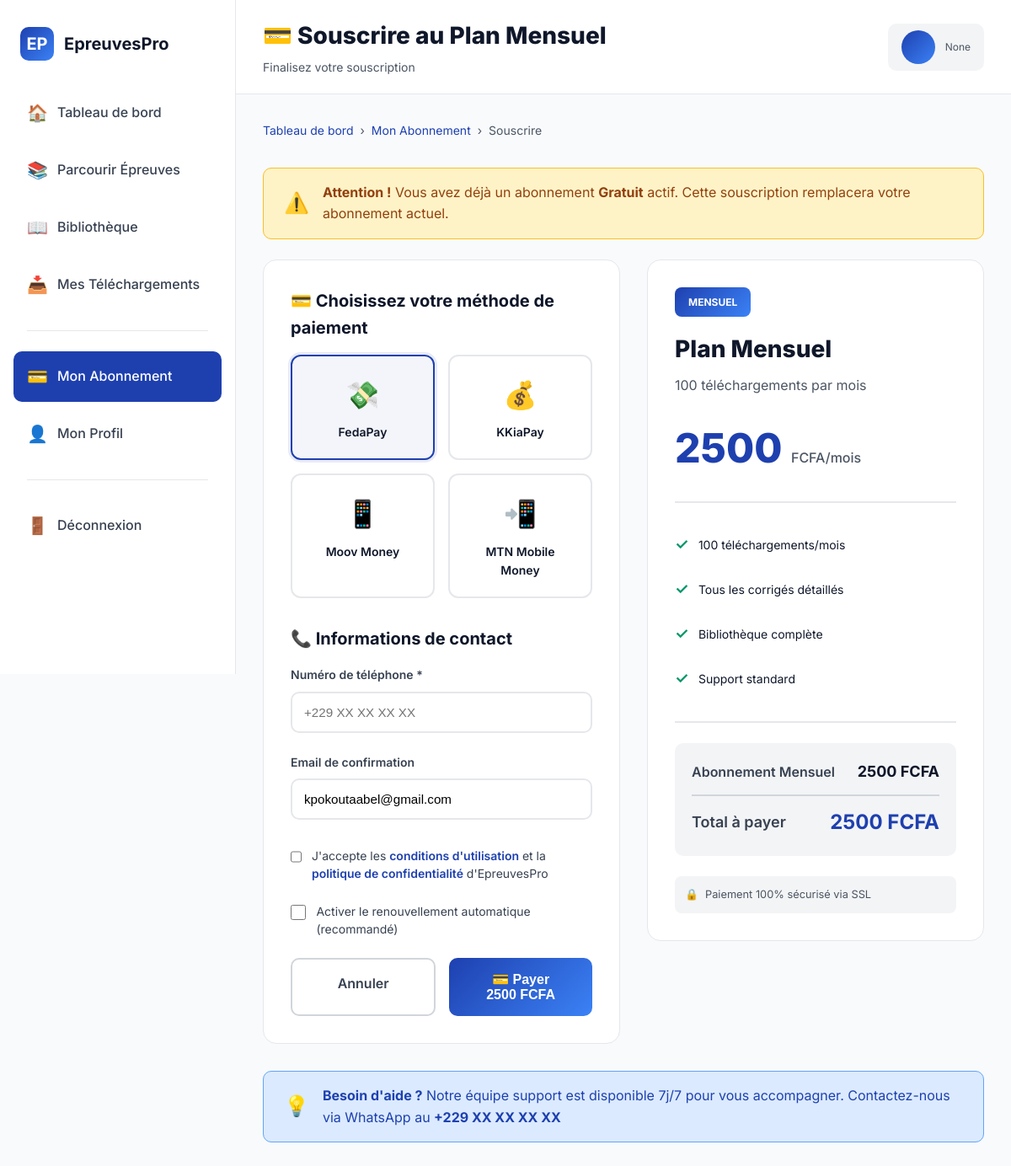
The app's page /dashboard/souscrire/mensuel/ (signed in) with its own data.
### abonnements/models.py (models this page shows, shortened)
class PlanAbonnement(models.Model):
    TYPE_CHOICES = [
        ('gratuit', 'Gratuit'),
        ('mensuel', 'Mensuel'),
        ('annuel', 'Annuel'),
    ]
    nom = models.CharField(max_length=100, verbose_name="Nom du plan")
    type_plan = models.CharField(max_length=20, choices=TYPE_CHOICES, unique=True)
    prix = models.DecimalField(
        max_digits=10,
        decimal_places=2,
        validators=[MinValueValidator(Decimal('0.00'))],
        verbose_name="Prix"
    )
    limite_telechargements = models.IntegerField(
        default=0,
        help_text="0 = illimité",
        verbose_name="Limite de téléchargements"
    )
    description = models.TextField(blank=True, null=True)
    est_actif = models.BooleanField(default=True, verbose_name="Actif")
    ordre = models.IntegerField(default=0, help_text="Ordre d'affichage")
    class Meta:
        verbose_name = "Plan d'abonnement"
        verbose_name_plural = "Plans d'abonnement"
        ordering = ['ordre', 'prix']

class Abonnement(models.Model):
    user = models.OneToOneField(
        settings.AUTH_USER_MODEL,  # ← Changement ici
        on_delete=models.CASCADE,
        related_name='abonnement',
        verbose_name="Utilisateur"
    )
    plan = models.ForeignKey(
        PlanAbonnement,
        on_delete=models.PROTECT,
        related_name='abonnements',
        verbose_name="Plan"
    )
    date_debut = models.DateTimeField(auto_now_add=True, verbose_name="Date de début")
    date_fin = models.DateTimeField(verbose_name="Date de fin")
    est_actif = models.BooleanField(default=True, verbose_name="Actif")
    renouvellement_auto = models.BooleanField(default=False, verbose_name="Renouvellement automatique")
    telechargements_utilises = models.IntegerField(
        default=0,
        verbose_name="Téléchargements utilisés ce mois"
    )
    class Meta:
        verbose_name = "Abonnement"
        verbose_name_plural = "Abonnements"
        ordering = ['-date_debut']

### accounts/models.py (models this page shows, shortened)
class CustomUser(AbstractUser):
    CLASSE_CHOICES = [
        ('6eme', '6ème'),
        ('5eme', '5ème'),
        ('4eme', '4ème'),
        ('3eme', '3ème'),
        ('seconde', 'Seconde'),
        ('premiere', 'Première'),
        ('terminale', 'Terminale'),
    ]
    telephone = models.CharField(
        max_length=20,
        blank=True,
        null=True,
        verbose_name="Téléphone"
    )
    classe = models.CharField(
        max_length=20,
        choices=CLASSE_CHOICES,
        blank=True,
        null=True,
        verbose_name="Classe"
    )
    photo = models.ImageField(
        upload_to='users/photos/',
        blank=True,
        null=True,
        verbose_name="Photo de profil"
    )
    date_inscription = models.DateTimeField(
        auto_now_add=True,
        verbose_name="Date d'inscription"
    )
    groups = models.ManyToManyField(
        'auth.Group',
        verbose_name='groups',
        blank=True,
        help_text='The groups this user belongs to.',
        related_name='customuser_set',  # ← Ajout du related_name
        related_query_name='customuser',
    )
    user_permissions = models.ManyToManyField(
        'auth.Permission',
        verbose_name='user permissions',
        blank=True,
        help_text='Specific permissions for this user.',
        related_name='customuser_set',  # ← Ajout du related_name
        related_query_name='customuser',
    )
    class Meta:
        verbose_name = "Utilisateur"
        verbose_name_plural = "Utilisateurs"

### dashboard/views.py (the view)
# urls.py: path('souscrire/<str:plan_slug>/', views.souscrire_abonnement, name='souscrire_abonnement'),
@login_required
def souscrire_abonnement(request, plan_slug):
    from abonnements.models import PlanAbonnement
    plan = get_object_or_404(PlanAbonnement, type_plan=plan_slug, est_actif=True)
    abonnement_actuel = None
    try:
        abonnement_actuel = Abonnement.objects.get(user=request.user, est_actif=True)
    except Abonnement.DoesNotExist:
        pass
    context = {
        'plan': plan,
        'abonnement_actuel': abonnement_actuel,
    }
    return render(request, 'dashboard/souscrire_abonnement.html', context)

### dashboard/templates/dashboard/souscrire_abonnement.html (shortened to what this page needs)
{% load static %}
<!DOCTYPE html>
<html lang="fr">
<head>
</head>
<body>
    <aside class="sidebar" id="sidebar">
        <a href="{% url 'core:accueil' %}" class="sidebar-logo">
            <div class="logo-icon">EP</div>
            <span class="logo-text">EpreuvesPro</span>
        </a>
        <ul class="sidebar-menu">
            <li class="menu-item">
                <a href="{% url 'dashboard:dashboard' %}" class="menu-link">
                    <span class="menu-icon">🏠</span>
                    <span>Tableau de bord</span>
                </a>
            </li>
            <li class="menu-item">
                <a href="{% url 'dashboard:parcourir_epreuves' %}" class="menu-link">
                    <span class="menu-icon">📚</span>
                    <span>Parcourir Épreuves</span>
                </a>
            </li>
            <li class="menu-item">
                <a href="{% url 'dashboard:bibliotheque' %}" class="menu-link">
                    <span class="menu-icon">📖</span>
                    <span>Bibliothèque</span>
                </a>
            </li>
            <li class="menu-item">
                <a href="{% url 'dashboard:mes_telechargements' %}" class="menu-link">
                    <span class="menu-icon">📥</span>
                    <span>Mes Téléchargements</span>
                </a>
            </li>
            <div class="menu-divider"></div>
            <li class="menu-item">
                <a href="{% url 'dashboard:mon_abonnement' %}" class="menu-link active">
                    <span class="menu-icon">💳</span>
                    <span>Mon Abonnement</span>
                </a>
            </li>
            <li class="menu-item">
                <a href="#" class="menu-link">
                    <span class="menu-icon">👤</span>
                    <span>Mon Profil</span>
                </a>
            </li>
            <div class="menu-divider"></div>
            <li class="menu-item">
                <a href="{% url 'accounts:logout' %}" class="menu-link">
                    <span class="menu-icon">🚪</span>
                    <span>Déconnexion</span>
                </a>
            </li>
        </ul>
    </aside>
    <div class="main-content">
        <header class="header">
            <div class="header-left">
                <div>
                    <h1>💳 Souscrire au Plan {{ plan.nom }}</h1>
                    <p class="header-subtitle">Finalisez votre souscription</p>
                </div>
            </div>
            <div class="header-right">
                <div class="user-menu">
                    <div class="user-avatar">{{ user.first_name.0 }}{{ user.last_name.0 }}</div>
                    <div class="user-info">
                        <p>{{ user.get_classe_display }}</p>
                    </div>
                </div>
            </div>
        </header>
        <div class="content">
            <div class="breadcrumb">
                <a href="{% url 'dashboard:dashboard' %}">Tableau de bord</a>
                <span>›</span>
                <a href="{% url 'dashboard:mon_abonnement' %}">Mon Abonnement</a>
                <span>›</span>
                <span>Souscrire</span>
            </div>
            {% if abonnement_actuel %}
            <div class="alert alert-warning">
                <span style="font-size: 1.5rem;">⚠️</span>
                <div>
                    <strong>Attention !</strong> Vous avez déjà un abonnement <strong>{{ abonnement_actuel.plan.nom }}</strong> actif.
                    Cette souscription remplacera votre abonnement actuel.
                </div>
            </div>
            {% endif %}
            <div class="subscription-grid">
                <div class="payment-form">
                    <form method="post" action="{% url 'dashboard:traiter_paiement_abonnement' plan.type_plan %}" id="subscriptionForm">
                        <div class="form-section">
                            <h2>💳 Choisissez votre méthode de paiement</h2>
                            <div class="payment-methods">
                                <label class="payment-method" for="fedapay">
                                    <div class="payment-method-icon">💸</div>
                                    <div class="payment-method-name">FedaPay</div>
                                </label>
                                <label class="payment-method" for="kkiapay">
                                    <div class="payment-method-icon">💰</div>
                                    <div class="payment-method-name">KKiaPay</div>
                                </label>
                                <label class="payment-method" for="moov">
                                    <div class="payment-method-icon">📱</div>
                                    <div class="payment-method-name">Moov Money</div>
                                </label>
                                <label class="payment-method" for="mtn">
                                    <div class="payment-method-icon">📲</div>
                                    <div class="payment-method-name">MTN Mobile Money</div>
                                </label>
                            </div>
                        </div>
                        <div class="form-section">
                            <h2>📞 Informations de contact</h2>
                            <div class="form-group">
                                <label for="phone">Numéro de téléphone *</label>
                                <input type="tel" id="phone" name="phone" placeholder="+229 XX XX XX XX" required>
                            </div>
                            <div class="form-group">
                                <label for="email">Email de confirmation</label>
                                <input type="email" id="email" name="email" value="{{ user.email }}" readonly>
                            </div>
                        </div>
                        <div class="checkbox-group">
                            <input type="checkbox" id="terms" name="terms" required>
                            <label for="terms">
                                J'accepte les <a href="#">conditions d'utilisation</a> et la <a href="#">politique de confidentialité</a> d'EpreuvesPro
                            </label>
                        </div>
                        {% if plan.prix > 0 %}
                        <div class="checkbox-group">
                            <input type="checkbox" id="renouvellement" name="renouvellement_auto">
                            <label for="renouvellement">
                                Activer le renouvellement automatique (recommandé)
                            </label>
                        </div>
                        {% endif %}
                        <div class="button-group">
                            <a href="{% url 'dashboard:mon_abonnement' %}" class="btn btn-outline">Annuler</a>
                            <button type="submit" class="btn btn-primary" id="submitBtn">
                                {% if plan.prix == 0 %}
                                🎁 Activer gratuitement
                                {% else %}
                                💳 Payer {{ plan.prix|floatformat:0 }} FCFA
                                {% endif %}
                            </button>
                        </div>
                    </form>
                </div>
                <div class="plan-summary">
                    <span class="plan-badge">{{ plan.nom }}</span>
                    <h2 class="plan-name">Plan {{ plan.nom }}</h2>
                    <p class="plan-description">{{ plan.description }}</p>
                    <div class="plan-price">
                        {% if plan.prix == 0 %}
                        Gratuit
                        {% else %}
                        {{ plan.prix|floatformat:0 }} <span>FCFA{% if plan.type_plan == 'mensuel' %}/mois{% elif plan.type_plan == 'annuel' %}/an{% endif %}</span>
                        {% endif %}
                    </div>
                    <ul class="plan-features">
                        <li>
                            <span class="feature-icon">✓</span>
                            {% if plan.limite_telechargements == 0 %}
                            Téléchargements illimités
                            {% else %}
                            {{ plan.limite_telechargements }} téléchargement{{ plan.limite_telechargements|pluralize }}/mois
                            {% endif %}
                        </li>
                        <li>
                            <span class="feature-icon">✓</span>
                            {% if plan.type_plan == 'gratuit' %}Aperçu des corrigés{% else %}Tous les corrigés détaillés{% endif %}
                        </li>
                        <li>
                            <span class="feature-icon">✓</span>
                            {% if plan.type_plan == 'gratuit' %}Accès ressources gratuites{% else %}Bibliothèque complète{% endif %}
                        </li>
                        <li>
                            <span class="feature-icon">✓</span>
                            Support {% if plan.type_plan == 'annuel' %}prioritaire{% else %}standard{% endif %}
                        </li>
                    </ul>
                    <div class="total-section">
                        <div class="total-row">
                            <span class="total-label">Abonnement {{ plan.nom }}</span>
                            <span class="total-value">{{ plan.prix|floatformat:0 }} FCFA</span>
                        </div>
                        <div class="total-row">
                            <span class="total-label" style="font-size: 1.125rem;">Total à payer</span>
                            <span class="total-value large">{{ plan.prix|floatformat:0 }} FCFA</span>
                        </div>
                    </div>
                    <div class="security-note">
                        <span>🔒</span>
                        <span>Paiement 100% sécurisé via SSL</span>
                    </div>
                </div>
            </div>
            <div class="alert alert-info" style="margin-top: 2rem;">
                <span style="font-size: 1.5rem;">💡</span>
                <div>
                    <strong>Besoin d'aide ?</strong> Notre équipe support est disponible 7j/7 pour vous accompagner.
                    Contactez-nous via WhatsApp au <strong>+229 XX XX XX XX</strong>
                </div>
            </div>
        </div>
    </div>
</body>
</html>

### records on screen
PlanAbonnement: nom "Mensuel", prix "2500", nom "MENSUEL", description "100 téléchargements par mois", limite_telechargements "100"
CustomUser: classe "None", email "kpokoutaabel@gmail.com"
Abonnement: plan.nom "Gratuit"
